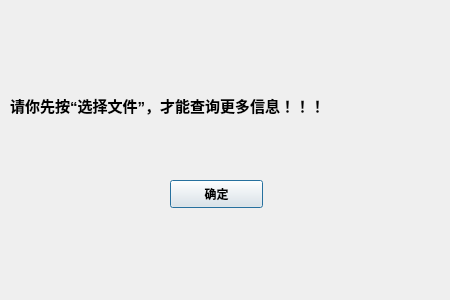
<?xml version="1.0" encoding="UTF-8"?>
<ui version="4.0">
 <class>Dialog3</class>
 <widget class="QDialog" name="Dialog3">
  <property name="geometry">
   <rect>
    <x>0</x>
    <y>0</y>
    <width>450</width>
    <height>300</height>
   </rect>
  </property>
  <property name="minimumSize">
   <size>
    <width>450</width>
    <height>300</height>
   </size>
  </property>
  <property name="maximumSize">
   <size>
    <width>450</width>
    <height>400</height>
   </size>
  </property>
  <property name="windowTitle">
   <string>Dialog</string>
  </property>
  <widget class="QLabel" name="label">
   <property name="geometry">
    <rect>
     <x>10</x>
     <y>60</y>
     <width>411</width>
     <height>91</height>
    </rect>
   </property>
   <property name="font">
    <font>
     <pointsize>11</pointsize>
     <weight>75</weight>
     <bold>true</bold>
    </font>
   </property>
   <property name="text">
    <string>请你先按“选择文件”，才能查询更多信息！！！</string>
   </property>
  </widget>
  <widget class="QPushButton" name="pushButton">
   <property name="geometry">
    <rect>
     <x>170</x>
     <y>180</y>
     <width>93</width>
     <height>28</height>
    </rect>
   </property>
   <property name="font">
    <font>
     <pointsize>9</pointsize>
     <weight>75</weight>
     <bold>true</bold>
    </font>
   </property>
   <property name="text">
    <string>确定</string>
   </property>
  </widget>
 </widget>
 <resources/>
 <connections>
  <connection>
   <sender>pushButton</sender>
   <signal>clicked()</signal>
   <receiver>Dialog3</receiver>
   <slot>accept()</slot>
   <hints>
    <hint type="sourcelabel">
     <x>180</x>
     <y>181</y>
    </hint>
    <hint type="destinationlabel">
     <x>55</x>
     <y>166</y>
    </hint>
   </hints>
  </connection>
 </connections>
</ui>
